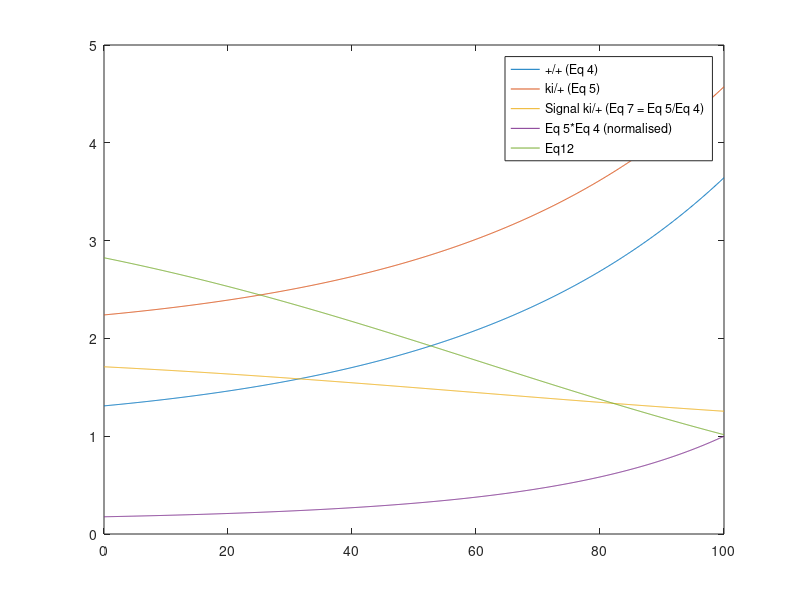
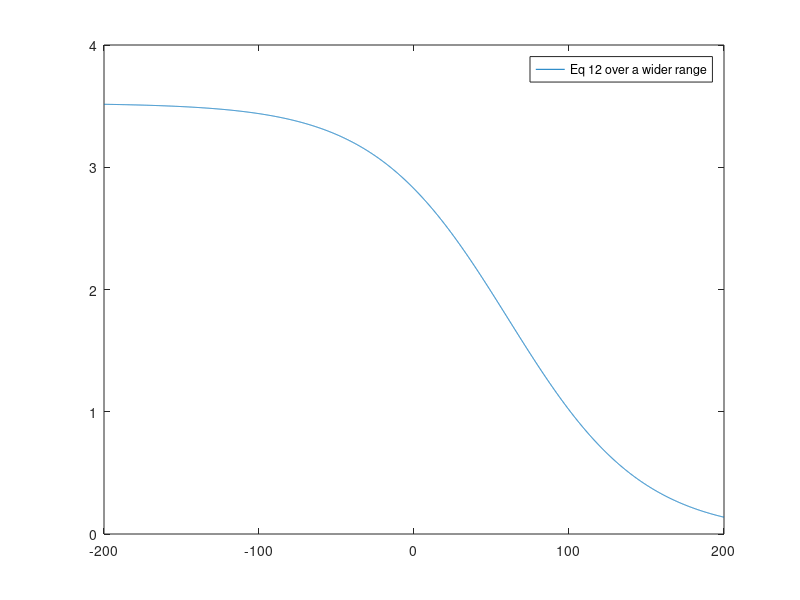
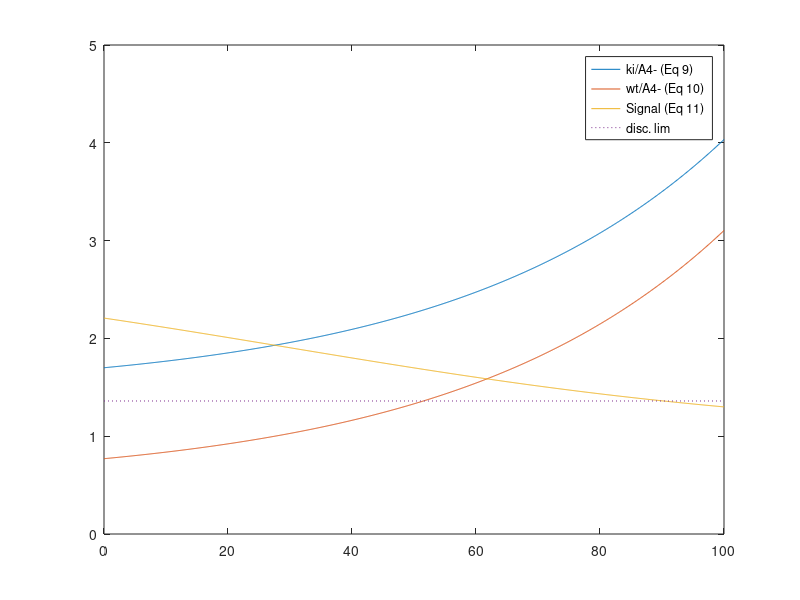

These charts were generated, in order, by the following MATLAB code:
% Reber et al 2004, Box 1 Equations

x = [0:0.1:100];

% Equation 4 wildtype: +/+
plus_plus = 0.26 .* exp (0.023.*x) + 1.05;

% Equation 5. heterozygous EphA3 knockin: ki/+
%ki_plus =  0.26 .* exp (0.023.*x) + 1.98;
ki_plus =  plus_plus + (1.98-1.05);

% Equation 6. homozygous EphA3 knockin: ki/ki
ki_ki =   plus_plus + (2.91-1.05);

% Equation 7 - Local relative signalling ratio for ki/+ EphA3 knockin
%
% This is it - Reber et al say that the signal is ratio of knockin to
% wildtype expression. Really, this just says that at some point, the
% system can't discriminate between the levels. And is this true for
% retinal levels or is it due to the ligand levels on the tectum?
R_ki_plus = ki_plus ./ plus_plus;

% Eq. 8 - ratio for ki/ki EphA3 knockin
R_ki_ki = ki_ki ./ plus_plus;

mult = ki_plus .* plus_plus;
mult = mult ./ max(mult);

Eq12 = 3.7 ./ (0.26 .* exp(0.023.*x) + 1.05);

figure(1); clf;
plot (x, plus_plus);
hold on;
plot (x, ki_plus);
plot (x, R_ki_plus);
plot (x, mult);
plot (x, Eq12);
legend (['+/+ (Eq 4)';'ki/+ (Eq 5)';'Signal ki/+ (Eq 7 = Eq 5/Eq 4)';'Eq 5*Eq 4 (normalised)';'Eq12']);

figure(2); clf;
xx = [-200:0.1:200];
Eq12 = 3.7 ./ (0.26 .* exp(0.023.*xx) + 1.05);
plot (xx, Eq12);
legend('Eq 12 over a wider range')

% Eqs 9-11
a3ki_a4kd =  (0.26 .* exp(0.023.*x) + 1.44);
a3wt_a4kd =  (0.26 .* exp(0.023.*x) + 0.51);
Eq11 = a3ki_a4kd ./ a3wt_a4kd;
figure(3); clf;
plot (x, a3ki_a4kd); hold on;
plot (x, a3wt_a4kd);
plot (x, Eq11);
plot ([0,100],[1.36,1.36],':');
legend (['ki/A4- (Eq 9)';'wt/A4- (Eq 10)';'Signal (Eq 11)';'disc. lim']);
